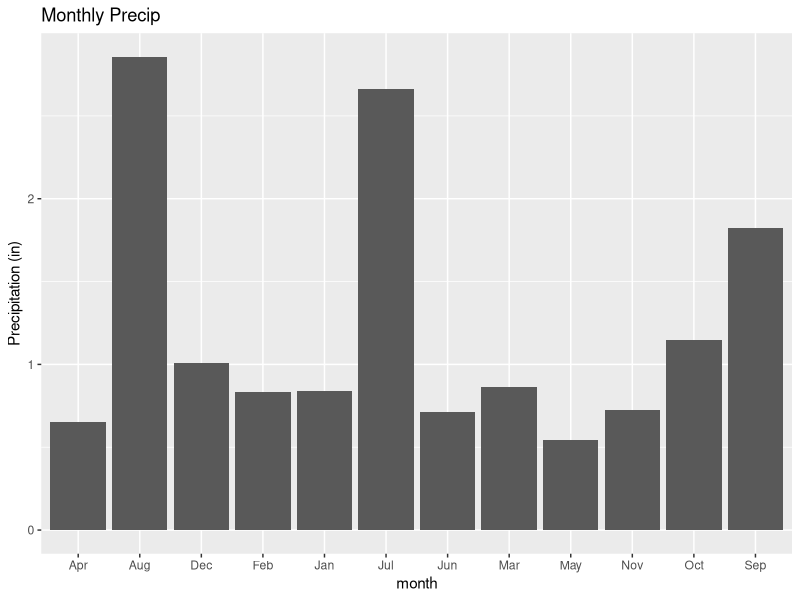
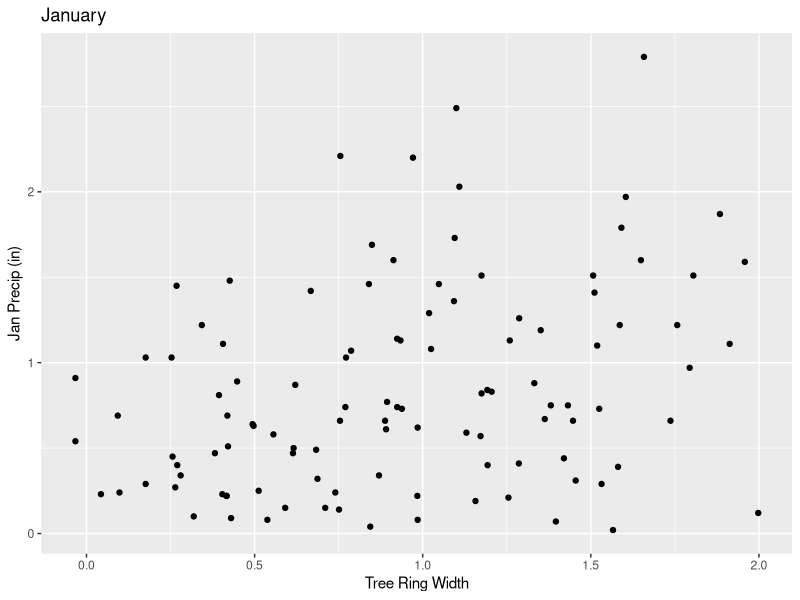
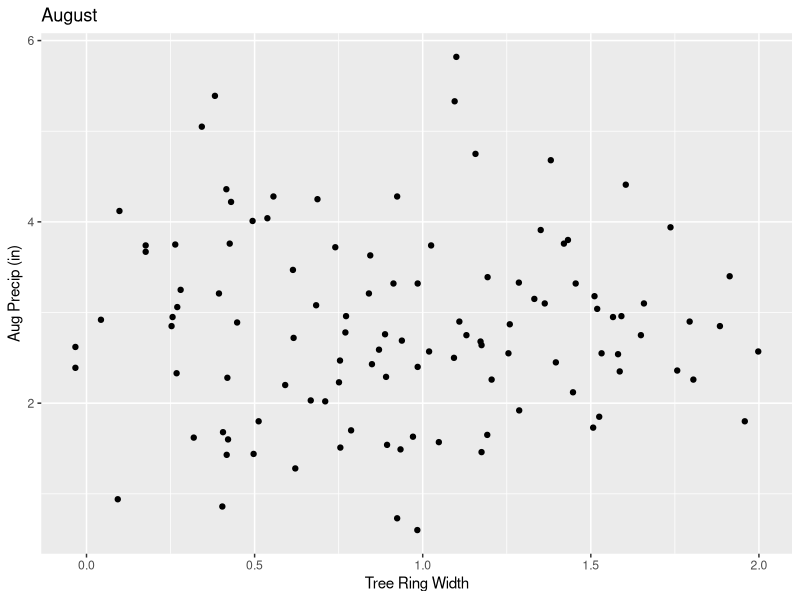
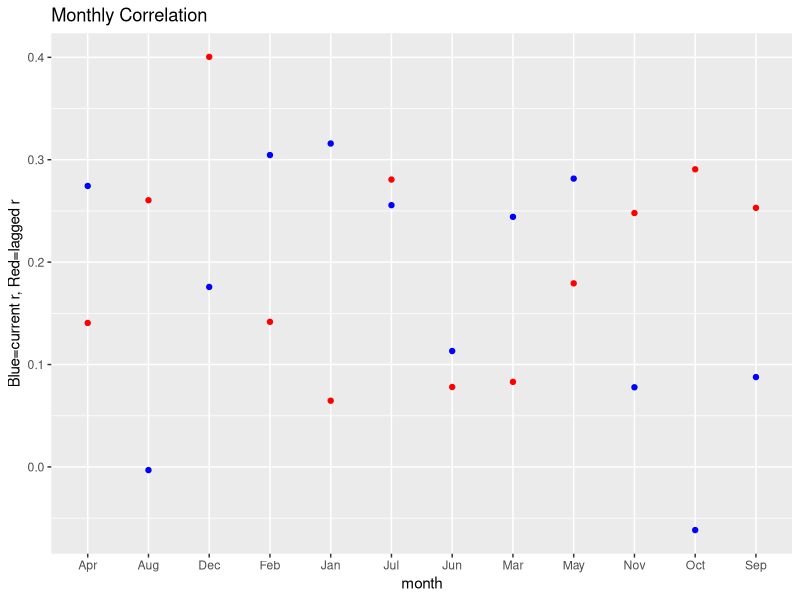

Generate these figures, in order, with R:
## ---- chunk 1
library(dplyr)
library(ggplot2)
library(magrittr)
library(tidyr)
setwd("~/Desktop/Quantitative Methods in Geography/415Repository/homework2/data")
precip <- read.csv('precip.csv')
rwi <- read.csv('rwi.csv')
temp.data <- gather(data=precip, key=month, value=precip, -year)
tidy.precip <- arrange(temp.data, year, month)
tidy.precip$precip[tidy.precip$precip<0]<-NA
tidy.precip %>% group_by(month) %>%summarize(precip=mean(precip, na.rm=TRUE)) %>%ggplot(data=., aes(month, precip)) + geom_bar(stat='identity') + labs(y='Precipitation (in)',title='Monthly Precip')
rwi.precip <- left_join(precip, rwi, by='year')
ggplot(data=rwi.precip,aes(rwi,Jan))+geom_point(stat='identity')+labs(y='Jan Precip (in)',x='Tree Ring Width',title='January')
ggplot(data=rwi.precip,aes(rwi,Aug))+geom_point(stat='identity')+labs(y='Aug Precip (in)',x='Tree Ring Width',title='August')
rwi.precip2<-left_join(rwi,tidy.precip,by='year')%>%filter(year>=1895)
precip.cors<-rwi.precip2%>%group_by(month)%>%summarise(r=cor(rwi,precip))
lagprecip.cors<-rwi.precip2%>%group_by(month)%>%summarise(lag_r=cor(rwi,lag(precip),use='complete.obs'))
ggplot()+geom_point(data=precip.cors,aes(x=month,y=r),colour='blue')+geom_point(data=lagprecip.cors,aes(x=month,y=lag_r),colour='red')+ylab('Blue=current r, Red=lagged r')+labs(title='Monthly Correlation')
